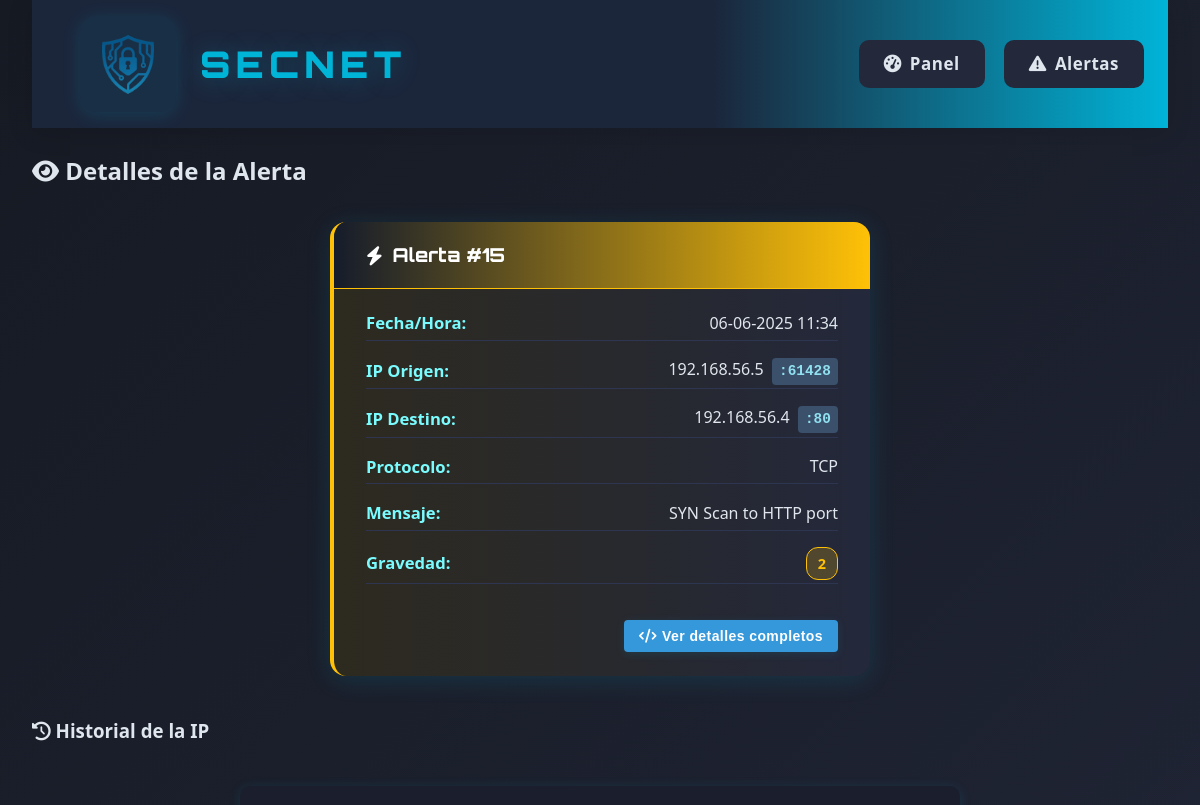
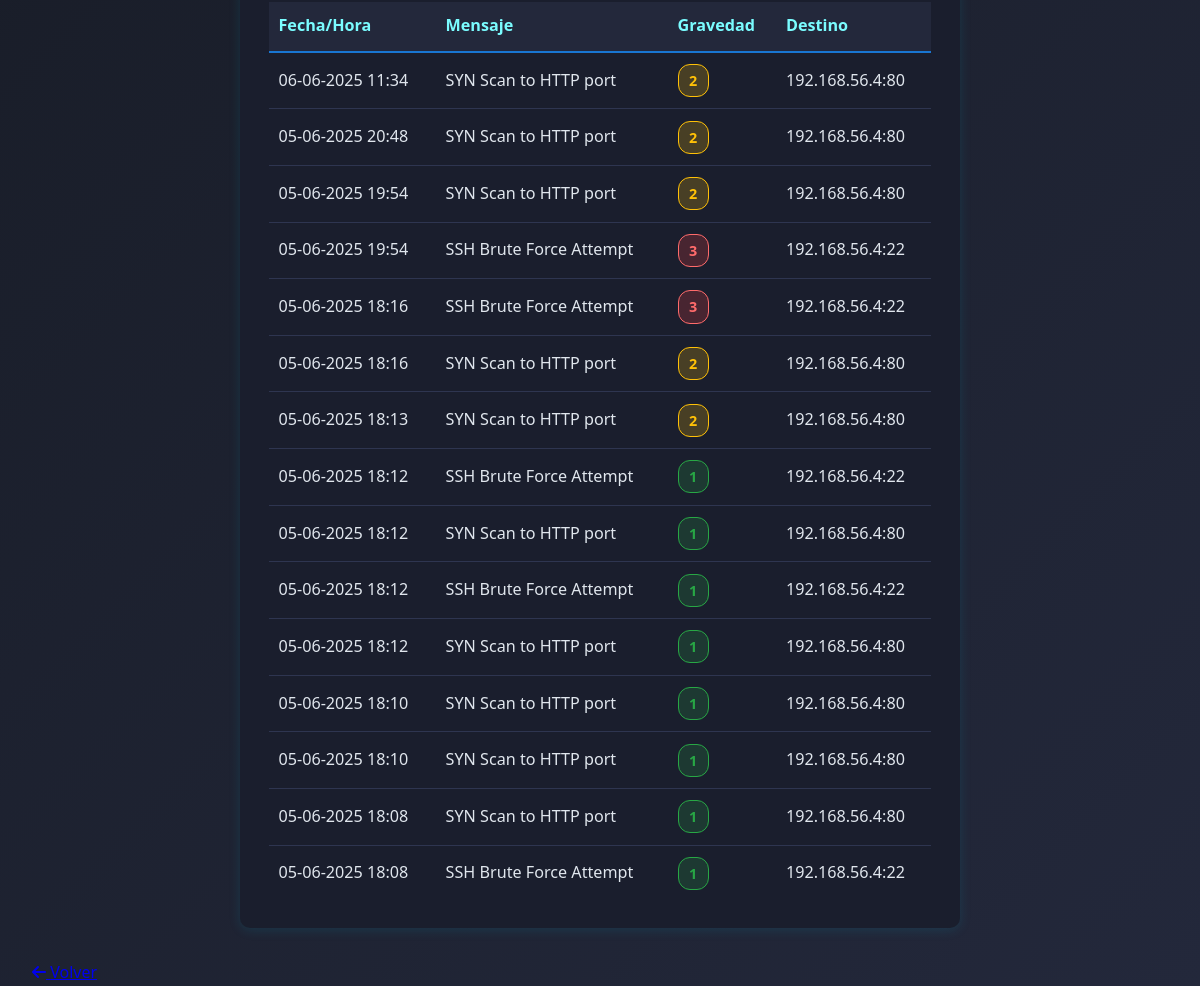
Page /web-interface/alert-details.php?id=15 on the committed database (2 pictures, top to bottom).
### tables this page shows
CREATE TABLE alerts (
        id INTEGER PRIMARY KEY AUTOINCREMENT,
        timestamp TEXT,
        source_ip TEXT,
        source_port TEXT,
        destination_ip TEXT,
        dest_port TEXT,
        alert_message TEXT,
        severity INTEGER,
        protocol TEXT,
        action_taken TEXT,
        raw_data TEXT
    );

### web-interface/alert-details.php (the view, shortened to what this page needs)
<?php
$id = intval($_GET['id']);
$db = new SQLite3('/var/www/html/database/alerts.db');
$stmt = $db->prepare('SELECT * FROM alerts WHERE id = :id');
$stmt->bindValue(':id', $id, SQLITE3_INTEGER);
$result = $stmt->execute();
$alert = $result->fetchArray(SQLITE3_ASSOC);
$source_ip = $alert['source_ip'];
$history = [];
if ($source_ip) {
    $hist_stmt = $db->prepare('SELECT * FROM alerts WHERE source_ip = :source_ip ORDER BY timestamp DESC LIMIT 20');
    $hist_stmt->bindValue(':source_ip', $source_ip, SQLITE3_TEXT);
    $hist_result = $hist_stmt->execute();
    while ($row = $hist_result->fetchArray(SQLITE3_ASSOC)) {
        $history[] = $row;
    }
}
?>
<!DOCTYPE html>
<html lang="es">
<head>
    <link rel="stylesheet" href="css/style.css">
    <link rel="stylesheet" href="https://cdnjs.cloudflare.com/ajax/libs/font-awesome/6.4.0/css/all.min.css">
</head>
<body>
    <div class="container">
        <header>
            <div class="logo-container">
                <a href="index.php" style="display:flex;align-items:center;text-decoration:none;">
                    <img src="assets/logo.png" alt="Logo">
                    <h1 class="secnet-title">SecNet</h1>
                </a>
            </div>
            <nav>
                <ul>
                    <li><a href="index.php"><i class="fas fa-tachometer-alt"></i> Panel</a></li>
                    <li><a href="alerts.php"><i class="fas fa-exclamation-triangle"></i> Alertas</a></li>
                </ul>
            </nav>
        </header>
        <main>
            <h2><i class="fas fa-eye"></i> Detalles de la Alerta</h2>
            <section class="alert-card severity-<?= (int)$alert['severity'] ?>">
                <div class="alert-card-header">
                    <i class="fas fa-bolt"></i> Alerta #<?= htmlspecialchars($alert['id']) ?>
                </div>
                <div class="alert-card-body">
                    <div class="alert-detail-row"><span class="alert-detail-label">Fecha/Hora:</span><span><?php
    $date = new DateTime($alert['timestamp'], new DateTimeZone('UTC'));
    $date->setTimezone(new DateTimeZone('Europe/Madrid'));
    echo $date->format('d-m-Y H:i');
?></span></div>
                    <div class="alert-detail-row">
                        <span class="alert-detail-label">IP Origen:</span>
                        <span>
                            <?= htmlspecialchars($alert['source_ip']) ?>
                            <?php if (!empty($alert['source_port'])): ?>
                                <span class="port-badge">:<?= htmlspecialchars($alert['source_port']) ?></span>
                            <?php endif; ?>
                        </span>
                    </div>
                    <div class="alert-detail-row">
                        <span class="alert-detail-label">IP Destino:</span>
                        <span>
                            <?= htmlspecialchars($alert['destination_ip']) ?>
                            <?php if (!empty($alert['dest_port'])): ?>
                                <span class="port-badge">:<?= htmlspecialchars($alert['dest_port']) ?></span>
                            <?php endif; ?>
                        </span>
                    </div>
                    <div class="alert-detail-row"><span class="alert-detail-label">Protocolo:</span><span><?= htmlspecialchars($alert['protocol']) ?></span></div>
                    <div class="alert-detail-row"><span class="alert-detail-label">Mensaje:</span><span><?= htmlspecialchars($alert['alert_message']) ?></span></div>
                    <div class="alert-detail-row"><span class="alert-detail-label">Gravedad:</span><span class="gravedad-badge gravedad-<?= (int)$alert['severity'] ?>"><?= htmlspecialchars($alert['severity']) ?></span></div>
                    <div class="alert-actions">
                        <button id="showJsonBtn" class="action-btn primary">
                            <i class="fas fa-code"></i> Ver detalles completos
                        </button>
                    </div>
                </div>
            </section>
            <h3><i class="fas fa-history"></i> Historial de la IP</h3>
            <section class="alert-history-box">
                <table class="alert-history-table">
                    <thead>
                        <tr>
                            <th>Fecha/Hora</th>
                            <th>Mensaje</th>
                            <th>Gravedad</th>
                            <th>Destino</th>
                        </tr>
                    </thead>
                    <tbody>
                    <?php foreach ($history as $h): ?>
                        <tr>
                            <td><?php
    $date = new DateTime($h['timestamp'], new DateTimeZone('UTC'));
    $date->setTimezone(new DateTimeZone('Europe/Madrid'));
    echo $date->format('d-m-Y H:i');
?></td>
                            <td><?= htmlspecialchars($h['alert_message']) ?></td>
                            <td><span class="gravedad-badge gravedad-<?= (int)$h['severity'] ?>"><?= htmlspecialchars($h['severity']) ?></span></td>
                            <td><?= htmlspecialchars($h['destination_ip']) ?><?= !empty($h['dest_port']) ? ':' . htmlspecialchars($h['dest_port']) : '' ?></td>
                        </tr>
                    <?php endforeach; ?>
                    </tbody>
                </table>
            </section>
            <a href="index.php" class="btn"><i class="fas fa-arrow-left"></i> Volver</a>
        </main>
    </div>
</body>
</html>

### web-interface/alert-details.php (style rules this page uses)
.action-btn { padding: 8px 15px; border: none; border-radius: 4px; cursor: pointer; font-size: 14px; display: inline-flex; align-items: center; gap: 5px; transition: background-color 0.2s; }
.action-btn.primary { background-color: #3498db; color: white; }
.alert-actions { margin-top: 20px; display: flex; gap: 10px; justify-content: flex-end; }

### rows in the picture
alerts: id "15", timestamp "06-06-2025 11:34", source_ip "192.168.56.5", source_port "61428", destination_ip "192.168.56.4", dest_port "80", protocol "TCP", alert_message "SYN Scan to HTTP port", severity "2"
alerts: timestamp "05-06-2025 20:48", alert_message "SYN Scan to HTTP port", severity "2", destination_ip "192.168.56.4", dest_port "80"
alerts: timestamp "05-06-2025 19:54", alert_message "SYN Scan to HTTP port", severity "2", destination_ip "192.168.56.4", dest_port "80"
alerts: timestamp "05-06-2025 19:54", alert_message "SSH Brute Force Attempt", severity "3", destination_ip "192.168.56.4", dest_port "22"
alerts: timestamp "05-06-2025 18:16", alert_message "SSH Brute Force Attempt", severity "3", destination_ip "192.168.56.4", dest_port "22"
alerts: timestamp "05-06-2025 18:16", alert_message "SYN Scan to HTTP port", severity "2", destination_ip "192.168.56.4", dest_port "80"
alerts: timestamp "05-06-2025 18:13", alert_message "SYN Scan to HTTP port", severity "2", destination_ip "192.168.56.4", dest_port "80"
alerts: timestamp "05-06-2025 18:12", alert_message "SSH Brute Force Attempt", severity "1", destination_ip "192.168.56.4", dest_port "22"
alerts: timestamp "05-06-2025 18:12", alert_message "SYN Scan to HTTP port", severity "1", destination_ip "192.168.56.4", dest_port "80"
alerts: timestamp "05-06-2025 18:12", alert_message "SSH Brute Force Attempt", severity "1", destination_ip "192.168.56.4", dest_port "22"
alerts: timestamp "05-06-2025 18:12", alert_message "SYN Scan to HTTP port", severity "1", destination_ip "192.168.56.4", dest_port "80"
alerts: timestamp "05-06-2025 18:10", alert_message "SYN Scan to HTTP port", severity "1", destination_ip "192.168.56.4", dest_port "80"
alerts: timestamp "05-06-2025 18:10", alert_message "SYN Scan to HTTP port", severity "1", destination_ip "192.168.56.4", dest_port "80"
alerts: timestamp "05-06-2025 18:08", alert_message "SYN Scan to HTTP port", severity "1", destination_ip "192.168.56.4", dest_port "80"
alerts: timestamp "05-06-2025 18:08", alert_message "SSH Brute Force Attempt", severity "1", destination_ip "192.168.56.4", dest_port "22"
